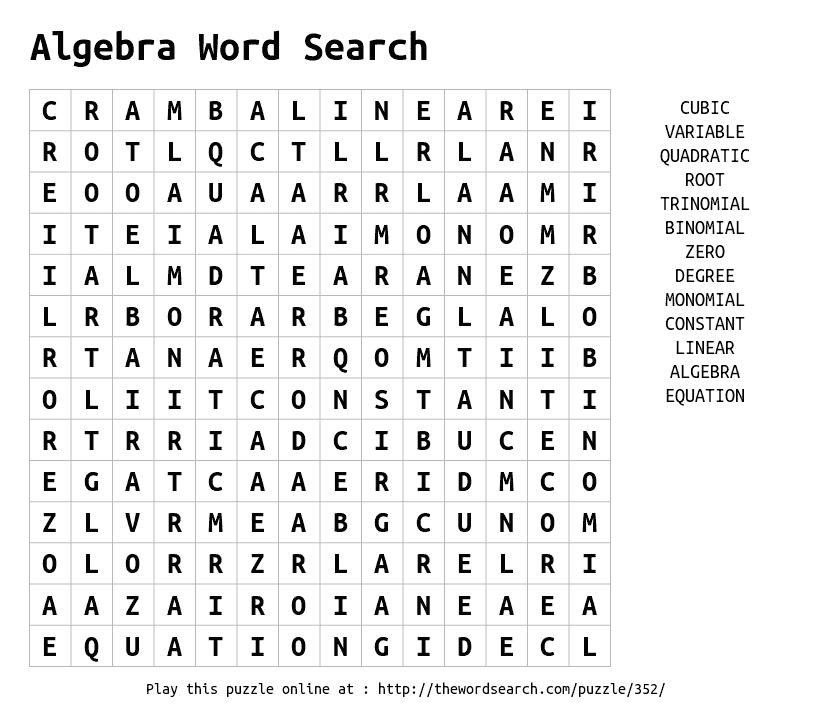
%> input picture Homework/Homework2/HW2_2019/HW2/Part_1/p1_search.png, 820 x 720 px
$ octave p1_matlab_code.m   (GNU Octave 9; MATLAB toolbox functions it lacks are replaced by stand-ins)
%> lines starting %> are read from the running program, lines starting %| are printed output that depends on the picture
[pixels, colorMap] = imread('C:\\Users\\mmort\\GIT\\CprE575\\Homework\\Homework2\\HW2_2019\\HW2\\Part_1\\p1_search.png');
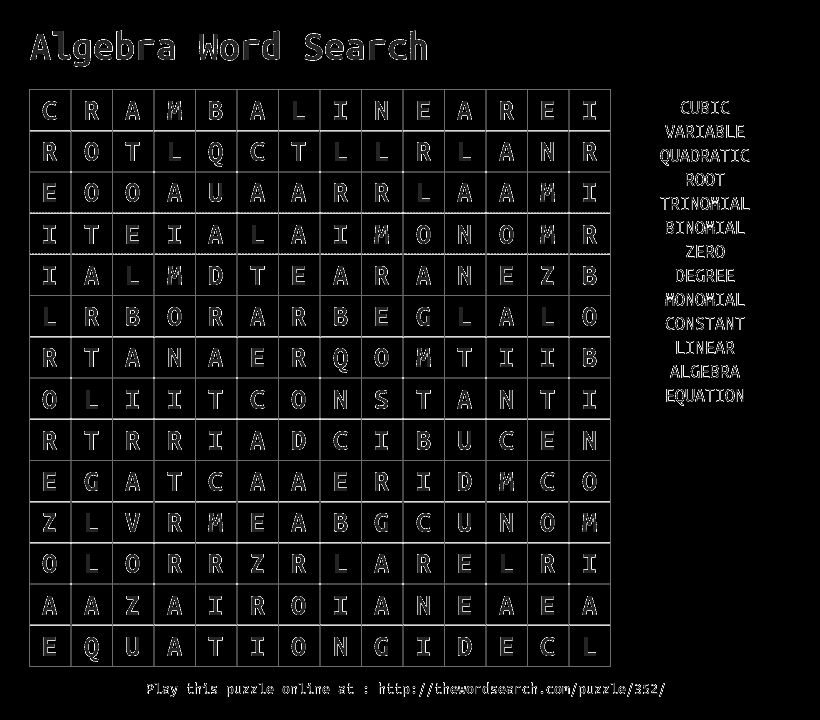
%> pixels: size 720x820 uint8; min 0, max 7, mean 0.347; drawn with min black and max white
%> colorMap = [1 1 1; 0.0157 0.0157 0.0157; 0.867 0.867 0.867; 0.722 0.722 0.722; 0.933 0.933 0.933; 0.298 0.298 0.298; 0.804 0.804 0.804; 0.537 0.537 0.537]
src = ind2gray(pixels, colorMap);

% Extract vertical lines from grid
src = imcomplement(src);
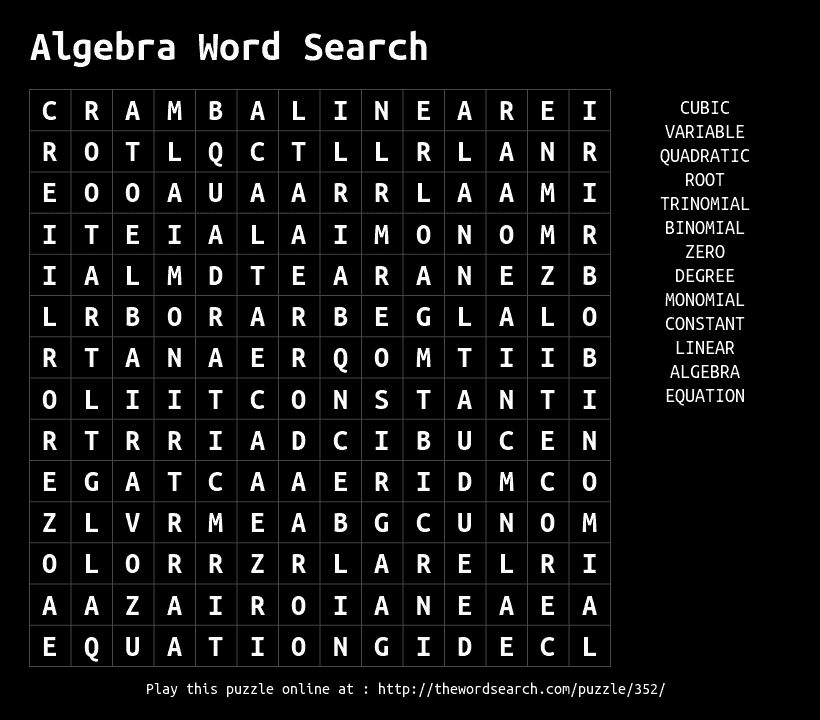
%> src: size 720x820 uint8; min 0, max 251, mean 17.7
se = strel('rectangle', [34, 1]);
vert = imopen(src, se);
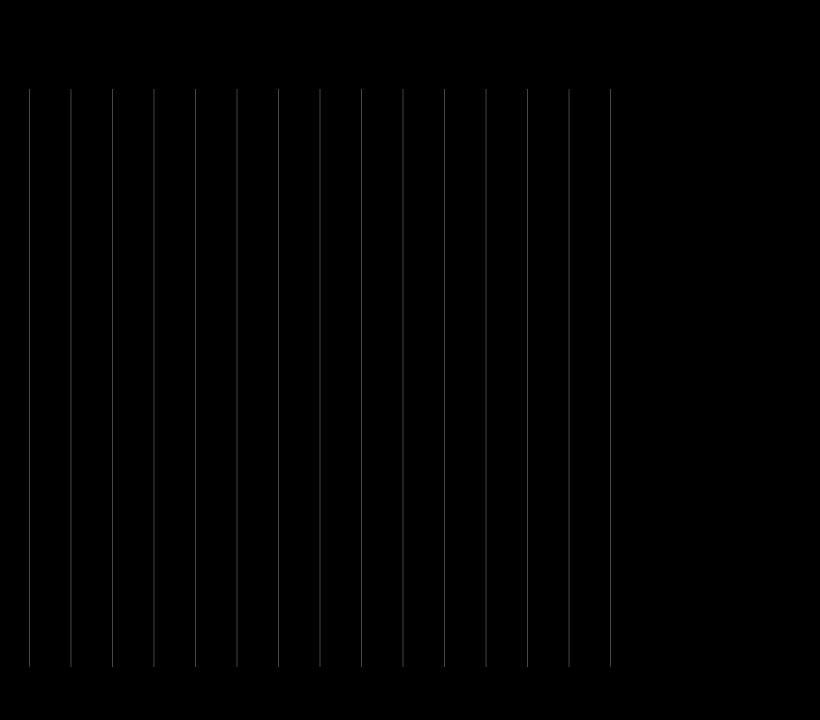
%> vert: size 720x820 uint8; min 0, max 71, mean 1

% Extract horizontal lines from grid
se = strel('rectangle', [1, 21]);
horiz = imopen(src, se);
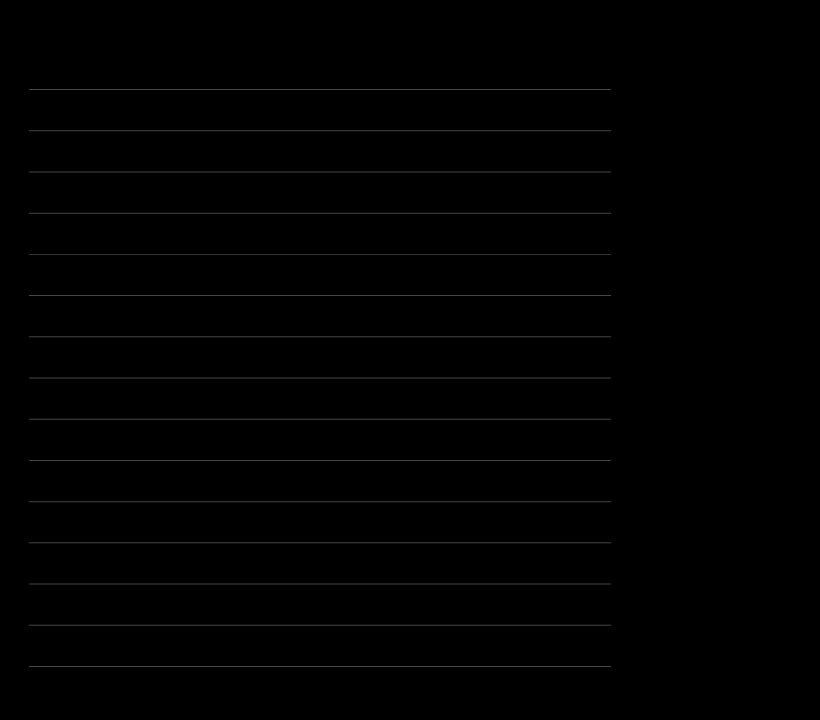
%> horiz: size 720x820 uint8; min 0, max 71, mean 1; mean of the top-left, top-right, bottom-left and bottom-right quarters 1.2, 0.6, 1.4, 0.7

% Determine the grid boundary positions
grid = vert+horiz;

searchingRight = false;
foundResult = false;
%> (the run ends here)
